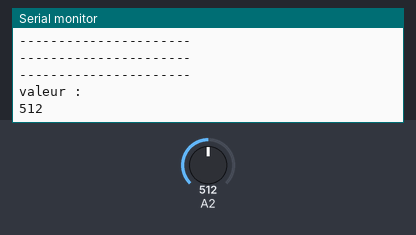
Simulated run of this sketch. Board: Arduino Uno, built with avr-gcc and run on an emulated ATmega328P. On the bench: the last lines printed to the serial monitor. The test bench sets the inputs (shaded band); at power-on: A2 = 512.

Above: at 1.7 s.
1.8 s: A2 set to 716
At 2.4 s:
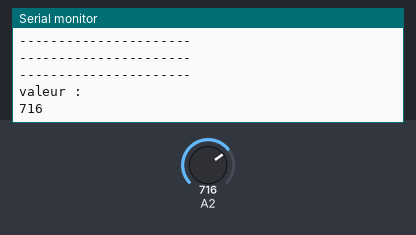
3.3 s: A2 set to 900
At 4.8 s:
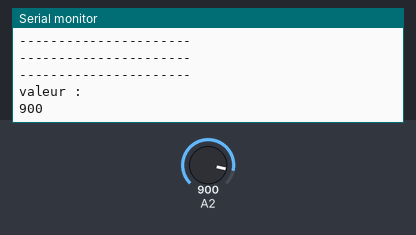
Timing chart, 0 to 6.3 s (numbered marks = the images above; inputs shaded):
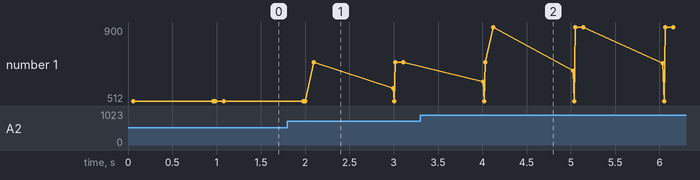

Measured:
- after the input at 1.8 s, the serial monitor: prints a new line after 0.29 s (image 1)
- after the input at 3.3 s, the serial monitor: prints a new line after 0.83 s (image 2)
- plotted number 1: 512 → 716 after the input at 1.8 s, 716 → 900 after the input at 3.3 s

The sketch:

codeAnalyseCouleur.ino
```cpp
void setup() {
  // put your setup code here, to run once:
  Serial.begin(9600);
}

int nb = 0;
int moyenne = 0;
int somme = 0;
int min = 999999;
int max = 0;

void loop() {
  // put your main code here, to run repeatedly:
  int val;

  val=analogRead(2);
  Serial.println("----------------------");
  Serial.println("----------------------");
  Serial.println("valeur : ");
  Serial.println(val,DEC);
  delay(900);

  nb = nb +1;
  somme = somme + val;
  moyenne = somme / nb;

  Serial.println("----------------------");
  Serial.println("----------------------");
  Serial.println("moyenne =");
  Serial.println(moyenne);

  if(val < min){
    min = val;
  }

  Serial.println("min =");
  Serial.println(min);

  if(val > max){
    max = val;
  }

  Serial.println("max =");
  Serial.println(max);
  Serial.println("----------------------");
}
```
